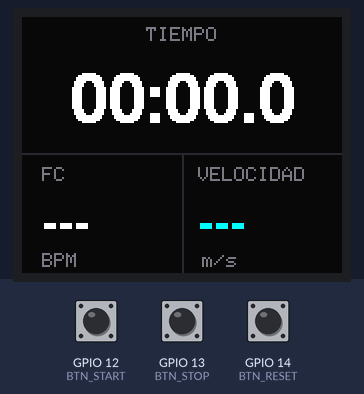
Bench run of a sketch on a simulated ESP32. On the bench: 160×128 colour display. Inputs (shaded band) come from the test bench; at power-on: GPIO 12 (BTN_START) HIGH, GPIO 14 (BTN_RESET) HIGH, GPIO 13 (BTN_STOP) HIGH. The local clock reads 2024-03-15 10:24:30 at power-on unless the sketch sets it; EEPROM starts erased; what the sketch prints to the serial monitor is not drawn.

Above: at 2.5 s.
2.6 s: GPIO 12 (BTN_START) pulled LOW for 0.15 s
At 2.76 s:
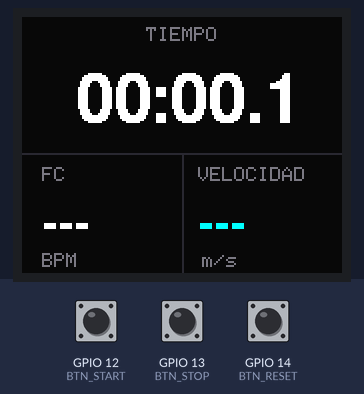
3.3 s: GPIO 14 (BTN_RESET) pulled LOW for 0.15 s
At 4.3 s:
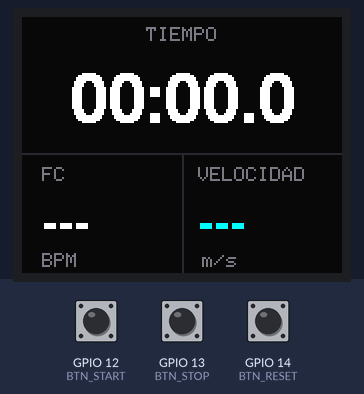
5.0 s: GPIO 12 (BTN_START) pulled LOW for 1 s
At 5.3 s:
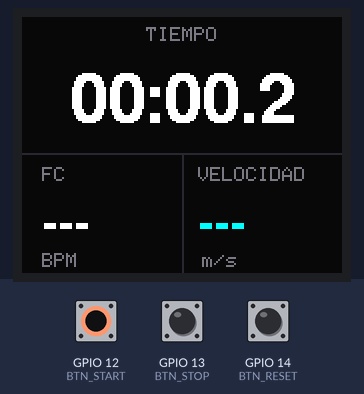
6.6 s: GPIO 13 (BTN_STOP) pulled LOW for 1 s
9.1 s: GPIO 13 (BTN_STOP) driven LOW and GPIO 14 (BTN_RESET) driven LOW
At 11.9 s:
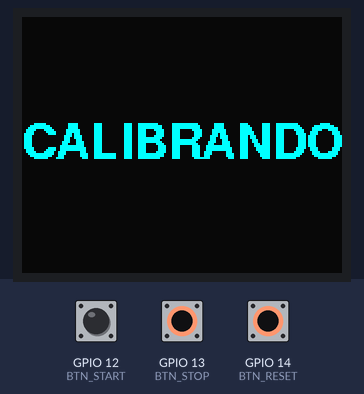
12.1 s: GPIO 12 (BTN_START) driven LOW and GPIO 13 (BTN_STOP) driven HIGH
At 12.54 s:
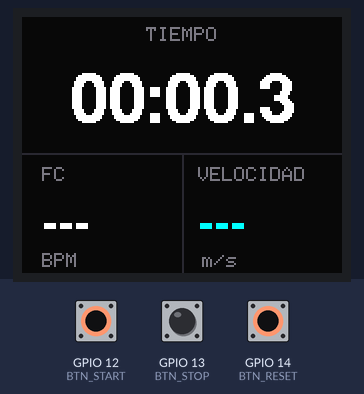

The sketch:

Cerebro_Treximo_v3_HR_UWB.ino
```cpp
/*
  CEREBRO / CRONÓMETRO TREXIMO - v3 HR + UWB
  ESP32 + TFT ST7735 + RTC DS3231 + ESP-NOW

  Implementa:
  - Protocolo ESP-NOW unificado.
  - Recepción START / FINISH desde peones.
  - Recepción BPM desde módulo MAX30102 por ESP-NOW.
  - Comando broadcast de fase: IDLE / RUN / RECOVERY.
  - Calibración de distancia UWB con STOP + RESET durante 2 s.
  - Comando broadcast de calibración de distancia.
  - Recepción de distancia promedio desde peón de salida/tag UWB.
  - Distancia guardada en memoria flash con Preferences.
  - Velocidad mostrada en m/s.

  Botones:
  - START: inicia carrera manual.
  - STOP: detiene carrera manual.
  - RESET: reinicia cronómetro.
  - STOP + RESET por 2 s: calibra distancia UWB, solo si el cronómetro está detenido.
*/

#include <WiFi.h>
#include <esp_now.h>
#include <esp_wifi.h>
#include <esp_arduino_version.h>
#ifndef ESP_ARDUINO_VERSION_MAJOR
#define ESP_ARDUINO_VERSION_MAJOR 2
#endif

#include <Wire.h>
#include "RTClib.h"
#include <Preferences.h>

#include <Adafruit_GFX.h>
#include <Adafruit_ST7735.h>
#include <SPI.h>
#include <Fonts/FreeSansBold18pt7b.h>
#include <Fonts/FreeSansBold12pt7b.h>
#include <Fonts/FreeSans9pt7b.h>

// ================= PINES =================
#define TFT_CS     5
#define TFT_RST    4
#define TFT_DC     2

#define BTN_START 12
#define BTN_STOP  13
#define BTN_RESET 14

// ================= CONFIG =================
#define ESPNOW_CHANNEL 1
#define RECOVERY_MS    60000UL
#define HR_TIMEOUT_MS  3500UL
#define CAL_TIMEOUT_MS 12000UL

Adafruit_ST7735 tft = Adafruit_ST7735(TFT_CS, TFT_DC, TFT_RST);
RTC_DS3231 rtc;
Preferences prefs;

#define BG_COLOR    tft.color565(10, 10, 15)
#define TIME_COLOR  ST77XX_WHITE
#define VEL_COLOR   tft.color565(0, 255, 255)
#define BPM_COLOR   ST77XX_WHITE
#define GREY_TEXT   tft.color565(120, 120, 130)

// ================= PROTOCOLO ESPNOW =================
enum : uint8_t {
  MSG_START    = 1,
  MSG_FINISH   = 2,
  MSG_DISTANCE = 3,
  MSG_HR       = 10,
  MSG_CMD      = 20
};

enum : uint8_t {
  SRC_PEON_SALIDA  = 1,
  SRC_PEON_LLEGADA = 2,
  SRC_BANDA_HR     = 3,
  SRC_CEREBRO      = 4
};

enum : uint8_t {
  PHASE_IDLE     = 0,
  PHASE_RUN      = 1,
  PHASE_RECOVERY = 2
};

enum : int16_t {
  CMD_SET_PHASE          = 1,
  CMD_CALIBRATE_DISTANCE = 2
};

typedef struct __attribute__((packed)) {
  uint8_t  msgType;
  uint8_t  src;
  uint16_t msgId;
  uint32_t ms;
  uint16_t raceId;
  uint8_t  athleteId;
  uint8_t  phase;
  int16_t  value1;
  int16_t  value2;
} Packet;

uint8_t macBroadcast[] = {0xFF, 0xFF, 0xFF, 0xFF, 0xFF, 0xFF};
uint16_t msgIdLocal = 0;
uint16_t raceIdActual = 0;

// ================= ESTADO CRONÓMETRO =================
DateTime horaInicio;
DateTime horaFin;

unsigned long tiempoInicio = 0;
unsigned long tiempoPausado = 0;
bool cronometroActivo = false;

// ================= ESTADO FASE / RECUPERACIÓN =================
uint8_t faseActual = PHASE_IDLE;
uint32_t tInicioRecuperacion = 0;

// ================= BPM =================
int bpm = -1;
uint32_t tUltimoBpm = 0;

// ================= DISTANCIA / VELOCIDAD =================
float distancia_m = 0.0f;
bool distanciaValida = false;
float velocidad_ms = 0.0f;
bool velocidadValida = false;

bool esperandoDistancia = false;
uint32_t tInicioCalibracion = 0;

// Eventos recibidos por ESP-NOW.
// El callback solo marca banderas; la lógica pesada se ejecuta en loop().
volatile bool evtStart = false;
volatile bool evtFinish = false;
volatile bool evtHr = false;
volatile bool evtDistance = false;
volatile int16_t evtHrValue = -1;
volatile int16_t evtDistanceValue = -1;
volatile int16_t evtDistanceSamples = 0;

// ================= UI =================
bool overlayActivo = false;
uint32_t overlayHasta = 0;

String oldBpmTexto = "";
String oldVelTexto = "";
unsigned long oldTiempoMs = 999999999UL;

// ================= DECLARACIONES =================
void dibujarInterfazBase();
void dibujarTiempoMs(unsigned long actual);
void limpiarTiempo();
void actualizarCronometro();
void actualizarSensores(bool forzar = false);
void pantallaCarga();
void mostrarOverlay(const char* linea1, const char* linea2 = nullptr, uint32_t duracionMs = 0);
void cerrarOverlaySiVence();
void enviarComando(int16_t comando, uint8_t phase, uint8_t repeticiones = 2);
void cambiarFase(uint8_t nuevaFase);
void iniciarCronometro();
void detenerCronometro();
void resetSistema();
void iniciarCalibracionDistancia();
void manejarTimeoutCalibracion();
void manejarRecuperacion();
void actualizarVelocidad();
void manejarBotones();
void procesarEventosEspNow();

// ================= ESPNOW =================
static void copiarPacket(Packet &p, const uint8_t *data, int len) {
  memset(&p, 0, sizeof(p));
  if (len <= 0) return;
  memcpy(&p, data, min((int)sizeof(Packet), len));
}

#if ESP_ARDUINO_VERSION_MAJOR >= 3
void OnDataRecv(const esp_now_recv_info_t *info, const uint8_t *data, int len) {
  (void)info;
#else
void OnDataRecv(const uint8_t *mac, const uint8_t *data, int len) {
  (void)mac;
#endif
  Packet p;
  copiarPacket(p, data, len);

  switch (p.msgType) {
    case MSG_START:
      evtStart = true;
      break;

    case MSG_FINISH:
      evtFinish = true;
      break;

    case MSG_HR:
      evtHrValue = p.value1;
      evtHr = true;
      break;

    case MSG_DISTANCE:
      evtDistanceValue = p.value1;
      evtDistanceSamples = p.value2;
      evtDistance = true;
      break;
  }
}

void procesarEventosEspNow() {
  if (evtStart) {
    evtStart = false;
    iniciarCronometro();
  }

  if (evtFinish) {
    evtFinish = false;
    detenerCronometro();
  }

  if (evtHr) {
    int16_t valor = evtHrValue;
    evtHr = false;

    if ((faseActual == PHASE_RUN || faseActual == PHASE_RECOVERY) && valor > 0) {
      bpm = valor;
      tUltimoBpm = millis();
    } else {
      bpm = -1;
      tUltimoBpm = 0;
    }
  }

  if (evtDistance) {
    int16_t valor = evtDistanceValue;
    int16_t muestras = evtDistanceSamples;
    evtDistance = false;

    // Ignorar duplicados tardíos si ya no estamos esperando calibración.
    if (!esperandoDistancia) return;

    esperandoDistancia = false;
    if (valor > 0) {
      distancia_m = valor / 100.0f;   // value1 viene en centímetros
      distanciaValida = true;
      prefs.putFloat("dist_m", distancia_m);

      char linea[24];
      snprintf(linea, sizeof(linea), "Dist: %.2f m", distancia_m);
      mostrarOverlay(linea, nullptr, 2500);

      Serial.print("Distancia calibrada: ");
      Serial.print(distancia_m, 2);
      Serial.print(" m  muestras=");
      Serial.println(muestras);
    } else {
      mostrarOverlay("ERROR UWB", nullptr, 2500);
      Serial.print("ERROR UWB: calibración sin distancia válida. muestras=");
      Serial.println(muestras);
    }
  }
}

void agregarPeerBroadcast() {
  esp_now_peer_info_t peer{};
  memcpy(peer.peer_addr, macBroadcast, 6);
  peer.channel = ESPNOW_CHANNEL;
  peer.encrypt = false;

  if (!esp_now_is_peer_exist(macBroadcast)) {
    esp_err_t err = esp_now_add_peer(&peer);
    if (err != ESP_OK) {
      Serial.print("ERROR agregando broadcast peer: ");
      Serial.println(err);
    }
  }
}

void enviarComando(int16_t comando, uint8_t phase, uint8_t repeticiones) {
  Packet p{};
  p.msgType = MSG_CMD;
  p.src = SRC_CEREBRO;
  p.msgId = ++msgIdLocal;
  p.ms = millis();
  p.raceId = raceIdActual;
  p.athleteId = 0;
  p.phase = phase;
  p.value1 = comando;
  p.value2 = 0;

  for (uint8_t i = 0; i < repeticiones; i++) {
    esp_now_send(macBroadcast, (uint8_t*)&p, sizeof(p));
    delay(15);
  }
}

void cambiarFase(uint8_t nuevaFase) {
  if (faseActual == nuevaFase) return;

  faseActual = nuevaFase;

  if (faseActual == PHASE_IDLE) {
    bpm = -1;
    tUltimoBpm = 0;
  }

  enviarComando(CMD_SET_PHASE, faseActual, 3);

  Serial.print("Fase actual: ");
  if (faseActual == PHASE_IDLE) Serial.println("IDLE");
  else if (faseActual == PHASE_RUN) Serial.println("RUN");
  else if (faseActual == PHASE_RECOVERY) Serial.println("RECOVERY");
}

// ================= CRONÓMETRO =================
void iniciarCronometro() {
  if (cronometroActivo) return;

  Serial.println("\n===== START =====");

  raceIdActual++;
  cronometroActivo = true;
  tiempoPausado = 0;
  tiempoInicio = millis();
  velocidad_ms = 0.0f;
  velocidadValida = false;
  bpm = -1;
  tUltimoBpm = 0;

  horaInicio = rtc.now();

  Serial.printf("Hora inicio: %02d:%02d:%02d\n",
    horaInicio.hour(), horaInicio.minute(), horaInicio.second());

  cambiarFase(PHASE_RUN);

  if (overlayActivo) {
    overlayActivo = false;
    dibujarInterfazBase();
  }
}

void detenerCronometro() {
  if (!cronometroActivo) return;

  Serial.println("\n===== FINISH =====");

  cronometroActivo = false;
  tiempoPausado = millis() - tiempoInicio;

  horaFin = rtc.now();

  Serial.printf("Hora llegada: %02d:%02d:%02d\n",
    horaFin.hour(), horaFin.minute(), horaFin.second());

  Serial.print("Tiempo carrera: ");
  Serial.print(tiempoPausado / 1000.0f);
  Serial.println(" s");

  actualizarVelocidad();
  dibujarTiempoMs(tiempoPausado);

  tInicioRecuperacion = millis();
  cambiarFase(PHASE_RECOVERY);
}

void resetSistema() {
  cronometroActivo = false;
  tiempoInicio = 0;
  tiempoPausado = 0;
  velocidad_ms = 0.0f;
  velocidadValida = false;
  bpm = -1;
  tUltimoBpm = 0;
  esperandoDistancia = false;

  cambiarFase(PHASE_IDLE);

  overlayActivo = false;
  dibujarInterfazBase();

  Serial.println("\nSistema reiniciado");
}

// ================= CALIBRACIÓN UWB =================
void iniciarCalibracionDistancia() {
  if (cronometroActivo) return;

  esperandoDistancia = true;
  tInicioCalibracion = millis();
  mostrarOverlay("CALIBRANDO", nullptr, 0);
  enviarComando(CMD_CALIBRATE_DISTANCE, faseActual, 3);

  Serial.println("Comando de calibración UWB enviado");
}

void manejarTimeoutCalibracion() {
  if (!esperandoDistancia) return;

  if (millis() - tInicioCalibracion > CAL_TIMEOUT_MS) {
    esperandoDistancia = false;
    mostrarOverlay("ERROR UWB", nullptr, 2500);
    Serial.println("ERROR UWB: timeout esperando distancia");
  }
}

void manejarRecuperacion() {
  if (faseActual != PHASE_RECOVERY) return;

  if (millis() - tInicioRecuperacion >= RECOVERY_MS) {
    cambiarFase(PHASE_IDLE);
    actualizarSensores(true);
    Serial.println("Recuperación finalizada");
  }
}

void actualizarVelocidad() {
  unsigned long t = cronometroActivo ? (millis() - tiempoInicio) : tiempoPausado;

  if (distanciaValida && t > 0) {
    velocidad_ms = distancia_m / (t / 1000.0f);
    velocidadValida = true;
  } else {
    velocidad_ms = 0.0f;
    velocidadValida = false;
  }
}

// ================= BOTONES =================
void manejarBotones() {
  static bool lastStart = HIGH;
  static bool lastStop  = HIGH;
  static bool lastReset = HIGH;

  static uint32_t tComboInicio = 0;
  static bool comboObservado = false;
  static bool comboEjecutado = false;

  bool estadoStart = digitalRead(BTN_START);
  bool estadoStop  = digitalRead(BTN_STOP);
  bool estadoReset = digitalRead(BTN_RESET);

  bool stopDown = (estadoStop == LOW);
  bool resetDown = (estadoReset == LOW);
  bool combo = stopDown && resetDown;

  if (combo) {
    comboObservado = true;
    if (tComboInicio == 0) tComboInicio = millis();

    if (!comboEjecutado && millis() - tComboInicio >= 2000UL) {
      comboEjecutado = true;
      if (!cronometroActivo) iniciarCalibracionDistancia();
    }

    lastStart = estadoStart;
    lastStop  = estadoStop;
    lastReset = estadoReset;
    return;
  } else {
    tComboInicio = 0;
  }

  // START en flanco de bajada.
  if (estadoStart == LOW && lastStart == HIGH) {
    iniciarCronometro();
  }

  // STOP y RESET en liberación para no interferir con STOP+RESET.
  if (lastStop == LOW && estadoStop == HIGH && !comboObservado) {
    detenerCronometro();
  }

  if (lastReset == LOW && estadoReset == HIGH && !comboObservado) {
    resetSistema();
  }

  if (!stopDown && !resetDown) {
    comboObservado = false;
    comboEjecutado = false;
  }

  lastStart = estadoStart;
  lastStop  = estadoStop;
  lastReset = estadoReset;
}

// ================= SETUP =================
void setup() {
  Serial.begin(115200);
  delay(300);

  pinMode(BTN_START, INPUT_PULLUP);
  pinMode(BTN_STOP,  INPUT_PULLUP);
  pinMode(BTN_RESET, INPUT_PULLUP);

  // RTC
  Wire.begin(21, 22);
  if (!rtc.begin()) {
    Serial.println("No se detectó RTC");
  }
  if (rtc.lostPower()) {
    rtc.adjust(DateTime(F(__DATE__), F(__TIME__)));
  }

  prefs.begin("treximo", false);
  distancia_m = prefs.getFloat("dist_m", 0.0f);
  distanciaValida = distancia_m > 0.01f;

  // TFT
  tft.initR(INITR_BLACKTAB);
  tft.setRotation(1);
  pantallaCarga();
  dibujarInterfazBase();

  // WIFI + ESPNOW
  WiFi.mode(WIFI_STA);
  WiFi.disconnect();
  delay(100);
  esp_wifi_set_channel(ESPNOW_CHANNEL, WIFI_SECOND_CHAN_NONE);

  if (esp_now_init() != ESP_OK) {
    Serial.println("Error ESP-NOW");
    while (true) delay(1000);
  }

  agregarPeerBroadcast();
  esp_now_register_recv_cb(OnDataRecv);

  Serial.print("MAC Cerebro: ");
  Serial.println(WiFi.macAddress());
  Serial.print("Canal ESPNOW: ");
  Serial.println(ESPNOW_CHANNEL);

  if (distanciaValida) {
    Serial.print("Distancia guardada: ");
    Serial.print(distancia_m, 2);
    Serial.println(" m");
  } else {
    Serial.println("Sin distancia calibrada guardada");
  }

  // Anuncia fase IDLE al arrancar, incluso si internamente ya estaba en IDLE.
  enviarComando(CMD_SET_PHASE, PHASE_IDLE, 3);
}

// ================= LOOP =================
void loop() {
  manejarBotones();
  procesarEventosEspNow();
  manejarTimeoutCalibracion();
  manejarRecuperacion();
  cerrarOverlaySiVence();

  actualizarVelocidad();

  if (!overlayActivo) {
    if (cronometroActivo) actualizarCronometro();
    actualizarSensores();
  }
}

// ================= UI =================
void pantallaCarga() {
  tft.fillScreen(BG_COLOR);
  tft.setTextColor(ST77XX_CYAN);
  tft.setFont(&FreeSansBold12pt7b);

  tft.setCursor(20, 45); tft.print("Cronometro");
  tft.setCursor(20, 75); tft.print("Inteligente");

  for (int i = 0; i < 360; i += 40) {
    int x = 80 + 15 * cos(i * 0.0174f);
    int y = 105 + 15 * sin(i * 0.0174f);
    tft.fillCircle(x, y, 3, ST77XX_CYAN);
    delay(80);
  }
}

void dibujarInterfazBase() {
  tft.fillScreen(BG_COLOR);

  tft.drawFastHLine(0, 68, 160, tft.color565(40, 40, 50));
  tft.drawFastVLine(80, 68, 60, tft.color565(40, 40, 50));

  tft.setFont();
  tft.setTextColor(GREY_TEXT);

  tft.setCursor(62, 5);  tft.print("TIEMPO");
  tft.setCursor(10, 75); tft.print("FC");
  tft.setCursor(88, 75); tft.print("VELOCIDAD");

  oldTiempoMs = 999999999UL;
  oldBpmTexto = "";
  oldVelTexto = "";

  dibujarTiempoMs(tiempoPausado);
  actualizarSensores(true);
}

void dibujarTiempoMs(unsigned long actual) {
  if (actual == oldTiempoMs) return;
  oldTiempoMs = actual;

  unsigned int min = actual / 60000UL;
  unsigned int seg = (actual % 60000UL) / 1000UL;
  unsigned int dec = (actual % 1000UL) / 100UL;

  char buffer[10];
  snprintf(buffer, sizeof(buffer), "%02u:%02u.%u", min, seg, dec);

  tft.fillRect(5, 18, 150, 35, BG_COLOR);
  tft.setFont(&FreeSansBold18pt7b);
  tft.setTextColor(TIME_COLOR);

  int16_t x1, y1;
  uint16_t w, h;
  tft.getTextBounds(buffer, 0, 0, &x1, &y1, &w, &h);

  tft.setCursor((160 - w) / 2, 52);
  tft.print(buffer);
}

void limpiarTiempo() {
  dibujarTiempoMs(0);
}

void actualizarCronometro() {
  static unsigned long lastDraw = 0;
  unsigned long actual = millis() - tiempoInicio;

  if (actual - lastDraw >= 100UL) {
    lastDraw = actual;
    dibujarTiempoMs(actual);
  }
}

void actualizarSensores(bool forzar) {
  bool bpmValido = (faseActual == PHASE_RUN || faseActual == PHASE_RECOVERY) &&
                   bpm > 0 &&
                   (millis() - tUltimoBpm <= HR_TIMEOUT_MS);

  String bpmTexto = bpmValido ? String(bpm) : String("---");

  String velTexto;
  if (velocidadValida) {
    char buf[12];
    snprintf(buf, sizeof(buf), "%.1f", velocidad_ms);
    velTexto = String(buf);
  } else {
    velTexto = "---";
  }

  if (forzar || bpmTexto != oldBpmTexto) {
    tft.fillRect(5, 88, 72, 38, BG_COLOR);
    tft.setTextColor(BPM_COLOR);
    tft.setFont(&FreeSansBold12pt7b);
    tft.setCursor(10, 110);
    tft.print(bpmTexto);

    tft.setFont();
    tft.setTextColor(GREY_TEXT);
    tft.setCursor(10, 118);
    tft.print("BPM");

    oldBpmTexto = bpmTexto;
  }

  if (forzar || velTexto != oldVelTexto) {
    tft.fillRect(83, 88, 76, 38, BG_COLOR);
    tft.setTextColor(VEL_COLOR);
    tft.setFont(&FreeSansBold12pt7b);
    tft.setCursor(88, 110);
    tft.print(velTexto);

    tft.setFont();
    tft.setTextColor(GREY_TEXT);
    tft.setCursor(90, 118);
    tft.print("m/s");

    oldVelTexto = velTexto;
  }
}

void mostrarOverlay(const char* linea1, const char* linea2, uint32_t duracionMs) {
  overlayActivo = true;
  overlayHasta = (duracionMs > 0) ? millis() + duracionMs : 0;

  tft.fillScreen(BG_COLOR);
  tft.setTextColor(ST77XX_CYAN);
  tft.setFont(&FreeSansBold12pt7b);

  int16_t x1, y1;
  uint16_t w, h;
  tft.getTextBounds(linea1, 0, 0, &x1, &y1, &w, &h);
  tft.setCursor((160 - w) / 2, linea2 ? 55 : 70);
  tft.print(linea1);

  if (linea2) {
    tft.setFont(&FreeSans9pt7b);
    tft.getTextBounds(linea2, 0, 0, &x1, &y1, &w, &h);
    tft.setCursor((160 - w) / 2, 88);
    tft.print(linea2);
  }
}

void cerrarOverlaySiVence() {
  if (!overlayActivo || overlayHasta == 0) return;

  if ((int32_t)(millis() - overlayHasta) >= 0) {
    overlayActivo = false;
    dibujarInterfazBase();
  }
}
```

Measured:
- after the input at 2.6 s, the display: changes after 0.11 s (image 1)
- after the input at 3.3 s, the display: first differs from a run without the input after 0.23 s (image 2)
- after the input at 5.0 s, the display: first changes after 0.16 s (image 3 shows a later state)
- after the input at 9.1 s, the display: changes after 2.0 s (image 4)
- after the input at 12.1 s, the display: first changes after 0.09 s (image 5 shows a later state)
